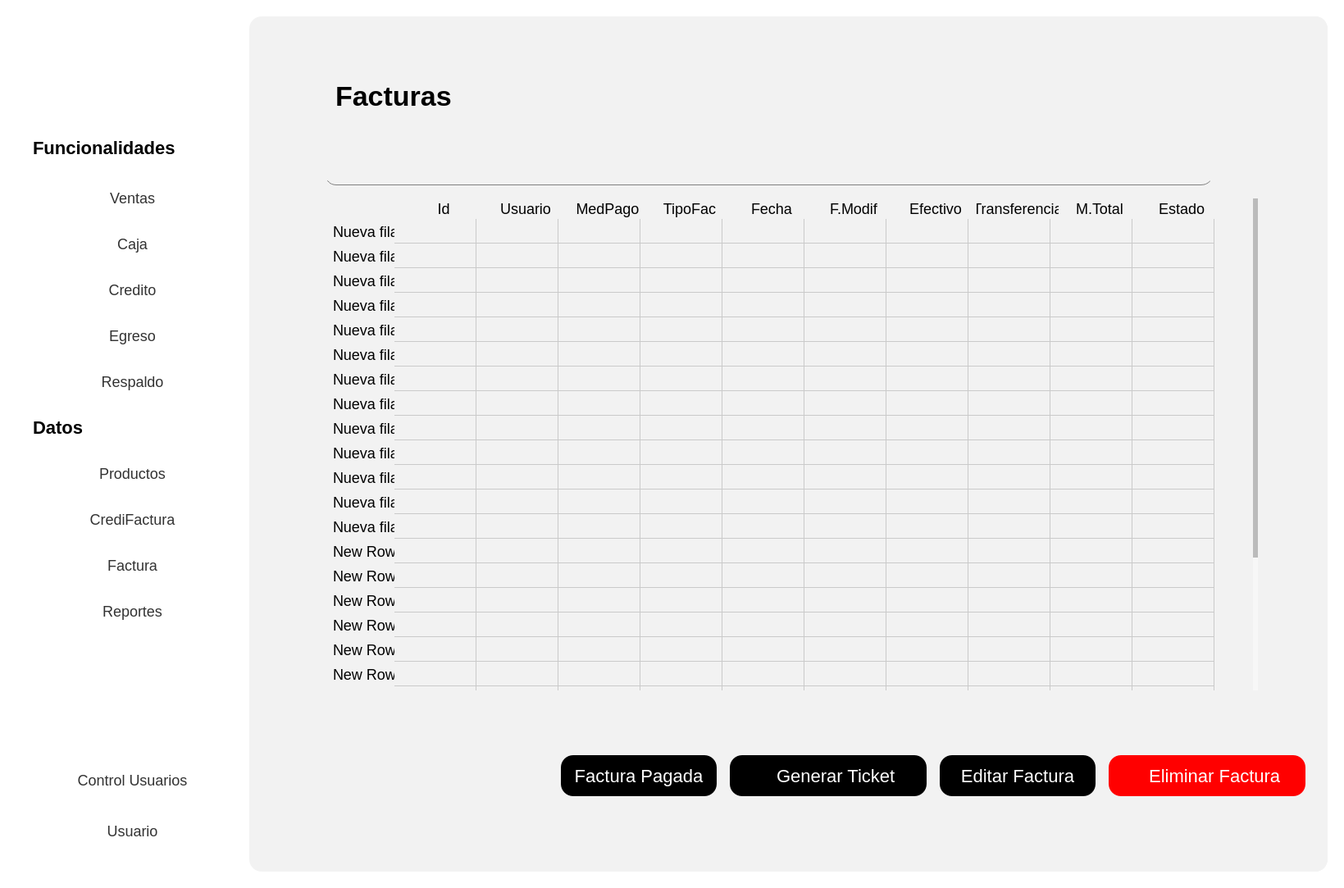
<?xml version="1.0" encoding="UTF-8"?>
<ui version="4.0">
 <class>Form</class>
 <widget class="QWidget" name="Form">
  <property name="geometry">
   <rect>
    <x>0</x>
    <y>0</y>
    <width>1639</width>
    <height>1083</height>
   </rect>
  </property>
  <property name="sizePolicy">
   <sizepolicy hsizetype="Preferred" vsizetype="Fixed">
    <horstretch>0</horstretch>
    <verstretch>0</verstretch>
   </sizepolicy>
  </property>
  <property name="windowTitle">
   <string>Form</string>
  </property>
  <property name="styleSheet">
   <string notr="true">background-color: rgb(255, 255, 255);
</string>
  </property>
  <layout class="QGridLayout" name="gridLayout_2">
   <item row="0" column="0">
    <widget class="QWidget" name="Contenedor" native="true">
     <property name="styleSheet">
      <string notr="true">
QPushButton {
    background-color: black; /* Fondo blanco */
    border: none; /* Sin borde ni decoración inicial */
    color:  white; /* Color del texto */
    border-radius: 15px; /* Bordes circulares */
    padding: 5px 10px; /* Espaciado interno para mejor apariencia */
	height: 40px; /* Altura del botón */
    text-align: center; /* Alinea el texto del botón a la izquierda */
    font-size: 18px; /* Tamaño de fuente */
	margin-top:20px;
}

QPushButton:hover {
    background-color: rgb(106, 106, 106); /* Gris claro al pasar el mouse */
    cursor: pointer; /* Cursor de mano al pasar sobre el botón */
}

QToolButton {
    background-color: white; /* Fondo blanco */
    border: none; /* Sin borde ni decoración inicial */
    color:  rgb(50, 50, 50); /* Color del texto */
    border-radius: 15px; /* Bordes circulares */
    padding: 5px 10px; /* Espaciado interno para mejor apariencia */
	height: 40px; /* Altura del botón */
    text-align: left; /* Alinea el texto del botón a la izquierda */
    font-size: 18px; /* Tamaño de fuente */
    cursor: pointer;
}

QToolButton:hover {
    background-color: #f2f2f2; /* Gris claro al pasar el mouse */
    cursor: pointer;
}
QLineEdit {
    background-color: rgb(255, 255, 255); /* Fondo blanco */
    border: none; /* Sin bordes visibles */
    padding: 4px; /* Espaciado interno entre el texto y los bordes */
    margin-right: 5px; /* Espaciado externo solo a la derecha */
    border-radius: 10px; /* Bordes redondeados */
    color: black; /* Texto negro */
    text-align: left; /* Texto alineado a la izquierda */
    font-size: 18px; /* Tamaño del texto */
}

/* Cuando el QLineEdit está enfocado (se está escribiendo) */
QLineEdit:focus {
    background-color: rgb(230, 230, 250); /* Color de fondo cuando el campo está activo */
    border: 1px solid rgb(0, 0, 0); /* Borde negro al estar activo */
}

QLabel {
    font-size: 20px; /* Tamaño de fuente */
    color:  black; /* Color del texto */
    margin-right: 10px; /* Espaciado a la derecha */
    padding: 5px; /* Espaciado interno */
    text-align: left; /* Alineación del texto a la izquierda */
}
QTableWidget {
    border: none;
    background-color: #ffffff; /* Fondo blanco para la tabla */
    box-shadow: 0 4px 8px rgba(0, 0, 0, 0.1); /* Sombra suave alrededor de la tabla */
}

QTableWidget::item {
    background-color: #f2f2f2; 
    border: none; 
    transition: background-color 0.3s ease; /* Suavizado de transición de color de fondo */
    pointer-events: none; /* Desactiva la interacción con las celdas (como editar) */
}

QTableWidget::item:selected {
    background-color: #aad4ff; /* Color azul claro para celdas seleccionadas */
    color: black; /* Texto negro para celdas seleccionadas */
}

QTableWidget::item:hover {
    background-color: #e6e6e6; /* Color de fondo al pasar el cursor sobre las celdas */
}

QHeaderView::section {
    border: none; 
    background-color: #f2f2f2; 
    font-weight: normal; /* No negritas */
    text-align: center; /* Centrado del texto en los encabezados */
    box-shadow: 0 2px 4px rgba(0, 0, 0, 0.1); /* Sombra suave para los encabezados */
}

QHeaderView::section:focus {
    background-color: #f2f2f2; /* Sin color de fondo cuando está en foco */
    border: none; /* Sin borde cuando está en foco */
}

QTableWidget::item:focus {
    border: none; /* Sin borde cuando las celdas tienen el foco */
    background-color: #f2f2f2; /* Mantener el fondo sin color azul */
}

QTableCornerButton::section {
    background-color: #f2f2f2; 
    border: none; 
}

QTableWidget::verticalHeader {
    background-color: #f2f2f2;
    border: none;
    font-weight: normal; /* No negritas */
}

QTableWidget::item:hover {
    background-color: #e6e6e6; /* Color de fondo al pasar el cursor sobre las celdas */
}

/* Personalización de la barra de desplazamiento */
QScrollBar:vertical {
    border: none;
    background: #f7f7f7; /* Fondo de la barra */
    width: 8px; /* Barra más delgada */
    border-radius: 4px; /* Bordes más redondeados */
}

QScrollBar::handle:vertical {
    background: #bbb; /* Fondo del control deslizante */
    min-height: 20px; /* Control deslizante más delgado */
    border-radius: 4px; /* Bordes redondeados */
    transition: background-color 0.3s ease; /* Transición suave para el cambio de color */
}

QScrollBar::handle:vertical:hover {
    background: #888; /* Color más oscuro cuando el control deslizante está siendo desplazado */
}

QScrollBar::add-line:vertical, QScrollBar::sub-line:vertical {
    border: none;
    background: #f2f2f2; /* Fondo para los botones de la barra */
    height: 0px; /* Sin altura para los botones */
}

QScrollBar:horizontal {
    border: none;
    background: #f7f7f7; /* Fondo de la barra */
    height: 8px; /* Barra más delgada */
    border-radius: 4px; /* Bordes más redondeados */
}

QScrollBar::handle:horizontal {
    background: #bbb; /* Fondo del control deslizante */
    min-width: 20px; /* Control deslizante más delgado */
    border-radius: 4px; /* Bordes redondeados */
    transition: background-color 0.3s ease; /* Transición suave para el cambio de color */
}

QScrollBar::handle:horizontal:hover {
    background: #888; /* Color más oscuro cuando el control deslizante está siendo desplazado */
}

QScrollBar::add-line:horizontal, QScrollBar::sub-line:horizontal {
    border: none;
    background: #f2f2f2; /* Fondo para los botones de la barra */
    width: 0px; /* Sin ancho para los botones */
}


</string>
     </property>
     <layout class="QHBoxLayout" name="horizontalLayout_2">
      <item>
       <widget class="QWidget" name="Navbar" native="true">
        <property name="sizePolicy">
         <sizepolicy hsizetype="Fixed" vsizetype="Preferred">
          <horstretch>0</horstretch>
          <verstretch>0</verstretch>
         </sizepolicy>
        </property>
        <property name="minimumSize">
         <size>
          <width>250</width>
          <height>0</height>
         </size>
        </property>
        <property name="styleSheet">
         <string notr="true">#navbar {
    background-color: white; /* Fondo blanco */
    border-right: 1px solid black; /* Borde negro en el lado derecho */
}
</string>
        </property>
        <layout class="QVBoxLayout" name="verticalLayout">
         <item>
          <widget class="QLabel" name="LabelImgNavbar">
           <property name="enabled">
            <bool>true</bool>
           </property>
           <property name="sizePolicy">
            <sizepolicy hsizetype="Fixed" vsizetype="Fixed">
             <horstretch>50</horstretch>
             <verstretch>50</verstretch>
            </sizepolicy>
           </property>
           <property name="minimumSize">
            <size>
             <width>100</width>
             <height>50</height>
            </size>
           </property>
           <property name="maximumSize">
            <size>
             <width>260</width>
             <height>70</height>
            </size>
           </property>
           <property name="styleSheet">
            <string notr="true">#LabelImg {
    background-position: center;
    background-repeat: no-repeat;
    background-size: 100% 100%; /* Ajusta la imagen para que ocupe todo el área del label */
    height: 200px; /* Ajusta la altura del QLabel */
    width: 300px; /* Ajusta el ancho del QLabel */
}
</string>
           </property>
           <property name="text">
            <string/>
           </property>
           <property name="pixmap">
            <pixmap>../../assets/Letras-sinfondo.png</pixmap>
           </property>
           <property name="scaledContents">
            <bool>true</bool>
           </property>
          </widget>
         </item>
         <item>
          <spacer name="verticalSpacer_2">
           <property name="orientation">
            <enum>Qt::Vertical</enum>
           </property>
           <property name="sizeType">
            <enum>QSizePolicy::Fixed</enum>
           </property>
           <property name="sizeHint" stdset="0">
            <size>
             <width>20</width>
             <height>30</height>
            </size>
           </property>
          </spacer>
         </item>
         <item>
          <widget class="QLabel" name="LabelFuncionalidades">
           <property name="sizePolicy">
            <sizepolicy hsizetype="Fixed" vsizetype="Fixed">
             <horstretch>0</horstretch>
             <verstretch>0</verstretch>
            </sizepolicy>
           </property>
           <property name="minimumSize">
            <size>
             <width>250</width>
             <height>30</height>
            </size>
           </property>
           <property name="maximumSize">
            <size>
             <width>300</width>
             <height>50</height>
            </size>
           </property>
           <property name="styleSheet">
            <string notr="true">#LabelFuncionalidades {
    font-weight: bold; /* Negrita */
    font-size: 22px; /* Tamaño de fuente */
}
</string>
           </property>
           <property name="text">
            <string>Funcionalidades</string>
           </property>
          </widget>
         </item>
         <item>
          <widget class="QToolButton" name="BtnVentas">
           <property name="sizePolicy">
            <sizepolicy hsizetype="Preferred" vsizetype="Fixed">
             <horstretch>0</horstretch>
             <verstretch>0</verstretch>
            </sizepolicy>
           </property>
           <property name="minimumSize">
            <size>
             <width>0</width>
             <height>0</height>
            </size>
           </property>
           <property name="maximumSize">
            <size>
             <width>16777215</width>
             <height>40</height>
            </size>
           </property>
           <property name="cursor">
            <cursorShape>PointingHandCursor</cursorShape>
           </property>
           <property name="toolTip">
            <string>&lt;html&gt;&lt;head/&gt;&lt;body&gt;&lt;p align=&quot;center&quot;&gt;&lt;br/&gt;&lt;/p&gt;&lt;/body&gt;&lt;/html&gt;</string>
           </property>
           <property name="styleSheet">
            <string notr="true">
    padding-left: 10px; /* Distancia entre icono y borde izquierdo */
    text-align: right; /* Texto más hacia la derecha */

</string>
           </property>
           <property name="text">
            <string>   Ventas</string>
           </property>
           <property name="icon">
            <iconset>
             <normaloff>../../assets/iconos/ventas.png</normaloff>../../assets/iconos/ventas.png</iconset>
           </property>
           <property name="iconSize">
            <size>
             <width>30</width>
             <height>30</height>
            </size>
           </property>
           <property name="toolButtonStyle">
            <enum>Qt::ToolButtonTextBesideIcon</enum>
           </property>
           <property name="autoRaise">
            <bool>false</bool>
           </property>
          </widget>
         </item>
         <item>
          <widget class="QToolButton" name="BtnCaja">
           <property name="sizePolicy">
            <sizepolicy hsizetype="Preferred" vsizetype="Fixed">
             <horstretch>0</horstretch>
             <verstretch>0</verstretch>
            </sizepolicy>
           </property>
           <property name="maximumSize">
            <size>
             <width>16777215</width>
             <height>40</height>
            </size>
           </property>
           <property name="cursor">
            <cursorShape>PointingHandCursor</cursorShape>
           </property>
           <property name="styleSheet">
            <string notr="true"/>
           </property>
           <property name="text">
            <string>   Caja</string>
           </property>
           <property name="icon">
            <iconset>
             <normaloff>../../assets/iconos/Caja.png</normaloff>../../assets/iconos/Caja.png</iconset>
           </property>
           <property name="iconSize">
            <size>
             <width>30</width>
             <height>30</height>
            </size>
           </property>
           <property name="toolButtonStyle">
            <enum>Qt::ToolButtonTextBesideIcon</enum>
           </property>
          </widget>
         </item>
         <item>
          <widget class="QToolButton" name="BtnCredito">
           <property name="sizePolicy">
            <sizepolicy hsizetype="Preferred" vsizetype="Fixed">
             <horstretch>0</horstretch>
             <verstretch>0</verstretch>
            </sizepolicy>
           </property>
           <property name="maximumSize">
            <size>
             <width>16777215</width>
             <height>40</height>
            </size>
           </property>
           <property name="cursor">
            <cursorShape>PointingHandCursor</cursorShape>
           </property>
           <property name="text">
            <string>   Credito</string>
           </property>
           <property name="icon">
            <iconset>
             <normaloff>../../assets/iconos/Credito.png</normaloff>../../assets/iconos/Credito.png</iconset>
           </property>
           <property name="iconSize">
            <size>
             <width>30</width>
             <height>30</height>
            </size>
           </property>
           <property name="toolButtonStyle">
            <enum>Qt::ToolButtonTextBesideIcon</enum>
           </property>
          </widget>
         </item>
         <item>
          <widget class="QToolButton" name="BtnEgreso">
           <property name="sizePolicy">
            <sizepolicy hsizetype="Preferred" vsizetype="Fixed">
             <horstretch>0</horstretch>
             <verstretch>0</verstretch>
            </sizepolicy>
           </property>
           <property name="maximumSize">
            <size>
             <width>16777215</width>
             <height>40</height>
            </size>
           </property>
           <property name="cursor">
            <cursorShape>PointingHandCursor</cursorShape>
           </property>
           <property name="text">
            <string>   Egreso</string>
           </property>
           <property name="icon">
            <iconset>
             <normaloff>../../assets/iconos/Egreso.png</normaloff>../../assets/iconos/Egreso.png</iconset>
           </property>
           <property name="iconSize">
            <size>
             <width>30</width>
             <height>30</height>
            </size>
           </property>
           <property name="toolButtonStyle">
            <enum>Qt::ToolButtonTextBesideIcon</enum>
           </property>
          </widget>
         </item>
         <item>
          <widget class="QToolButton" name="BtnRespaldo">
           <property name="sizePolicy">
            <sizepolicy hsizetype="Preferred" vsizetype="Fixed">
             <horstretch>0</horstretch>
             <verstretch>0</verstretch>
            </sizepolicy>
           </property>
           <property name="maximumSize">
            <size>
             <width>16777215</width>
             <height>40</height>
            </size>
           </property>
           <property name="cursor">
            <cursorShape>PointingHandCursor</cursorShape>
           </property>
           <property name="text">
            <string>   Respaldo</string>
           </property>
           <property name="icon">
            <iconset>
             <normaloff>../../assets/iconos/Respaldo.png</normaloff>../../assets/iconos/Respaldo.png</iconset>
           </property>
           <property name="iconSize">
            <size>
             <width>30</width>
             <height>30</height>
            </size>
           </property>
           <property name="toolButtonStyle">
            <enum>Qt::ToolButtonTextBesideIcon</enum>
           </property>
          </widget>
         </item>
         <item>
          <widget class="QLabel" name="LabelDatos">
           <property name="sizePolicy">
            <sizepolicy hsizetype="Fixed" vsizetype="Fixed">
             <horstretch>0</horstretch>
             <verstretch>0</verstretch>
            </sizepolicy>
           </property>
           <property name="minimumSize">
            <size>
             <width>250</width>
             <height>40</height>
            </size>
           </property>
           <property name="maximumSize">
            <size>
             <width>250</width>
             <height>40</height>
            </size>
           </property>
           <property name="styleSheet">
            <string notr="true">#LabelDatos {
    font-weight: bold; /* Negrita */
    font-size: 22px; /* Tamaño de fuente */
}
</string>
           </property>
           <property name="text">
            <string>Datos</string>
           </property>
          </widget>
         </item>
         <item>
          <widget class="QToolButton" name="BtnProductos">
           <property name="sizePolicy">
            <sizepolicy hsizetype="Preferred" vsizetype="Fixed">
             <horstretch>0</horstretch>
             <verstretch>0</verstretch>
            </sizepolicy>
           </property>
           <property name="maximumSize">
            <size>
             <width>16777215</width>
             <height>40</height>
            </size>
           </property>
           <property name="cursor">
            <cursorShape>PointingHandCursor</cursorShape>
           </property>
           <property name="text">
            <string>   Productos</string>
           </property>
           <property name="icon">
            <iconset>
             <normaloff>../../assets/iconos/Productos.png</normaloff>../../assets/iconos/Productos.png</iconset>
           </property>
           <property name="iconSize">
            <size>
             <width>30</width>
             <height>30</height>
            </size>
           </property>
           <property name="toolButtonStyle">
            <enum>Qt::ToolButtonTextBesideIcon</enum>
           </property>
          </widget>
         </item>
         <item>
          <widget class="QToolButton" name="BtnCrediFactura">
           <property name="sizePolicy">
            <sizepolicy hsizetype="Preferred" vsizetype="Fixed">
             <horstretch>0</horstretch>
             <verstretch>0</verstretch>
            </sizepolicy>
           </property>
           <property name="maximumSize">
            <size>
             <width>16777215</width>
             <height>40</height>
            </size>
           </property>
           <property name="cursor">
            <cursorShape>PointingHandCursor</cursorShape>
           </property>
           <property name="text">
            <string>   CrediFactura</string>
           </property>
           <property name="icon">
            <iconset>
             <normaloff>../../assets/iconos/CrediFactura.png</normaloff>../../assets/iconos/CrediFactura.png</iconset>
           </property>
           <property name="iconSize">
            <size>
             <width>30</width>
             <height>30</height>
            </size>
           </property>
           <property name="toolButtonStyle">
            <enum>Qt::ToolButtonTextBesideIcon</enum>
           </property>
          </widget>
         </item>
         <item>
          <widget class="QToolButton" name="BtnFacturas">
           <property name="sizePolicy">
            <sizepolicy hsizetype="Preferred" vsizetype="Fixed">
             <horstretch>0</horstretch>
             <verstretch>0</verstretch>
            </sizepolicy>
           </property>
           <property name="maximumSize">
            <size>
             <width>16777215</width>
             <height>40</height>
            </size>
           </property>
           <property name="cursor">
            <cursorShape>PointingHandCursor</cursorShape>
           </property>
           <property name="text">
            <string>   Factura</string>
           </property>
           <property name="icon">
            <iconset>
             <normaloff>../../assets/iconos/Facturas.png</normaloff>../../assets/iconos/Facturas.png</iconset>
           </property>
           <property name="iconSize">
            <size>
             <width>30</width>
             <height>30</height>
            </size>
           </property>
           <property name="toolButtonStyle">
            <enum>Qt::ToolButtonTextBesideIcon</enum>
           </property>
          </widget>
         </item>
         <item>
          <widget class="QToolButton" name="BtnReportes">
           <property name="sizePolicy">
            <sizepolicy hsizetype="Preferred" vsizetype="Fixed">
             <horstretch>0</horstretch>
             <verstretch>0</verstretch>
            </sizepolicy>
           </property>
           <property name="maximumSize">
            <size>
             <width>16777215</width>
             <height>40</height>
            </size>
           </property>
           <property name="cursor">
            <cursorShape>PointingHandCursor</cursorShape>
           </property>
           <property name="text">
            <string>   Reportes</string>
           </property>
           <property name="icon">
            <iconset>
             <normaloff>../../assets/iconos/Reportes.png</normaloff>../../assets/iconos/Reportes.png</iconset>
           </property>
           <property name="iconSize">
            <size>
             <width>30</width>
             <height>30</height>
            </size>
           </property>
           <property name="toolButtonStyle">
            <enum>Qt::ToolButtonTextBesideIcon</enum>
           </property>
          </widget>
         </item>
         <item>
          <spacer name="verticalSpacer">
           <property name="orientation">
            <enum>Qt::Vertical</enum>
           </property>
           <property name="sizeType">
            <enum>QSizePolicy::Fixed</enum>
           </property>
           <property name="sizeHint" stdset="0">
            <size>
             <width>20</width>
             <height>150</height>
            </size>
           </property>
          </spacer>
         </item>
         <item>
          <widget class="QToolButton" name="BtnControlUsuario">
           <property name="sizePolicy">
            <sizepolicy hsizetype="Preferred" vsizetype="Fixed">
             <horstretch>0</horstretch>
             <verstretch>0</verstretch>
            </sizepolicy>
           </property>
           <property name="maximumSize">
            <size>
             <width>16777215</width>
             <height>40</height>
            </size>
           </property>
           <property name="styleSheet">
            <string notr="true"/>
           </property>
           <property name="text">
            <string>   Control Usuarios</string>
           </property>
           <property name="icon">
            <iconset>
             <normaloff>../../assets/iconos/Usuarios.png</normaloff>../../assets/iconos/Usuarios.png</iconset>
           </property>
           <property name="iconSize">
            <size>
             <width>30</width>
             <height>30</height>
            </size>
           </property>
           <property name="toolButtonStyle">
            <enum>Qt::ToolButtonTextBesideIcon</enum>
           </property>
          </widget>
         </item>
         <item>
          <widget class="QToolButton" name="BtnUsuario">
           <property name="sizePolicy">
            <sizepolicy hsizetype="Preferred" vsizetype="Fixed">
             <horstretch>0</horstretch>
             <verstretch>0</verstretch>
            </sizepolicy>
           </property>
           <property name="maximumSize">
            <size>
             <width>16777215</width>
             <height>16777215</height>
            </size>
           </property>
           <property name="styleSheet">
            <string notr="true">background-color: rgb(255, 255, 255);
</string>
           </property>
           <property name="text">
            <string>   Usuario</string>
           </property>
           <property name="icon">
            <iconset>
             <normaloff>../../assets/iconos/perfil.png</normaloff>../../assets/iconos/perfil.png</iconset>
           </property>
           <property name="iconSize">
            <size>
             <width>60</width>
             <height>60</height>
            </size>
           </property>
           <property name="toolButtonStyle">
            <enum>Qt::ToolButtonTextBesideIcon</enum>
           </property>
          </widget>
         </item>
        </layout>
       </widget>
      </item>
      <item>
       <widget class="QStackedWidget" name="Contenido">
        <property name="styleSheet">
         <string notr="true">margin-left:10px;
border-radius:15px;
background-color: #f2f2f2; 
</string>
        </property>
        <widget class="QWidget" name="ContenidoPage1" native="true">
         <layout class="QVBoxLayout" name="verticalLayout_2">
          <item>
           <widget class="QWidget" name="widget" native="true">
            <property name="styleSheet">
             <string notr="true"/>
            </property>
            <layout class="QVBoxLayout" name="verticalLayout_3">
             <item alignment="Qt::AlignHCenter">
              <widget class="QFrame" name="frame_2">
               <property name="sizePolicy">
                <sizepolicy hsizetype="Preferred" vsizetype="Preferred">
                 <horstretch>0</horstretch>
                 <verstretch>0</verstretch>
                </sizepolicy>
               </property>
               <property name="minimumSize">
                <size>
                 <width>1200</width>
                 <height>50</height>
                </size>
               </property>
               <property name="styleSheet">
                <string notr="true"/>
               </property>
               <layout class="QGridLayout" name="gridLayout_3">
                <item row="0" column="0">
                 <widget class="QLabel" name="LabelProductos">
                  <property name="styleSheet">
                   <string notr="true">#LabelProductos {
    font-weight: bold; /* Negrita */
    font-size: 34px; /* Tamaño de fuente */
}
</string>
                  </property>
                  <property name="text">
                   <string>Facturas</string>
                  </property>
                 </widget>
                </item>
                <item row="1" column="0">
                 <widget class="QLineEdit" name="InputBuscador">
                  <property name="sizePolicy">
                   <sizepolicy hsizetype="Fixed" vsizetype="Fixed">
                    <horstretch>0</horstretch>
                    <verstretch>0</verstretch>
                   </sizepolicy>
                  </property>
                  <property name="minimumSize">
                   <size>
                    <width>1100</width>
                    <height>0</height>
                   </size>
                  </property>
                  <property name="styleSheet">
                   <string notr="true">QLineEdit {
    border: none;
    border-bottom: 0.5px solid gray;
}

QLineEdit:focus {
    border: none;
    border-bottom: 1.5px solid black; /* Cambia el color y grosor según desees */
}
</string>
                  </property>
                  <property name="text">
                   <string/>
                  </property>
                 </widget>
                </item>
                <item row="1" column="1">
                 <widget class="QLabel" name="label_11">
                  <property name="sizePolicy">
                   <sizepolicy hsizetype="Fixed" vsizetype="Fixed">
                    <horstretch>0</horstretch>
                    <verstretch>0</verstretch>
                   </sizepolicy>
                  </property>
                  <property name="maximumSize">
                   <size>
                    <width>50</width>
                    <height>35</height>
                   </size>
                  </property>
                  <property name="text">
                   <string/>
                  </property>
                  <property name="pixmap">
                   <pixmap>../../assets/iconos/buscar.png</pixmap>
                  </property>
                  <property name="scaledContents">
                   <bool>true</bool>
                  </property>
                 </widget>
                </item>
               </layout>
              </widget>
             </item>
             <item alignment="Qt::AlignHCenter|Qt::AlignVCenter">
              <widget class="QTableWidget" name="TablaFacturas">
               <property name="sizePolicy">
                <sizepolicy hsizetype="Fixed" vsizetype="Fixed">
                 <horstretch>0</horstretch>
                 <verstretch>0</verstretch>
                </sizepolicy>
               </property>
               <property name="minimumSize">
                <size>
                 <width>1150</width>
                 <height>600</height>
                </size>
               </property>
               <property name="font">
                <font>
                 <family>MS Shell Dlg 2</family>
                 <pointsize>11</pointsize>
                 <weight>75</weight>
                 <bold>true</bold>
                </font>
               </property>
               <property name="styleSheet">
                <string notr="true">
QTableWidget {
    border: none;
    box-shadow: 0 4px 8px rgba(0, 0, 0, 0.1); /* Sombra suave alrededor de la tabla */
}

QTableWidget::item {
    background-color: #f2f2f2; 
    border: none; 
    font-size: 18px; /* Tamaño de letra */
    transition: background-color 0.3s ease; /* Suavizado de transición de color de fondo */
    pointer-events: none; /* Desactiva la interacción con las celdas (como editar) */
}

QTableWidget::item:selected {
    background-color: #aad4ff; /* Color azul claro para celdas seleccionadas */
    color: black; /* Texto negro para celdas seleccionadas */
}

QTableWidget::item:hover {
    background-color: #e6e6e6; /* Color de fondo al pasar el cursor sobre las celdas */
}

QHeaderView::section {
    border: none; 
    background-color: #f2f2f2; 
    font-size: 18px; /* Tamaño de letra */
    font-weight: normal; /* No negritas */
    text-align: center; /* Centrado del texto en los encabezados */
    box-shadow: 0 2px 4px rgba(0, 0, 0, 0.1); /* Sombra suave para los encabezados */
}

QHeaderView::section:focus {
    background-color: #f2f2f2; /* Sin color de fondo cuando está en foco */
    border: none; /* Sin borde cuando está en foco */
}

QTableWidget::item:focus {
    border: none; /* Sin borde cuando las celdas tienen el foco */
    background-color: #f2f2f2; /* Mantener el fondo sin color azul */
}

QTableCornerButton::section {
    background-color: #f2f2f2; 
    border: none; 
}

QTableWidget::verticalHeader {
    background-color: #f2f2f2;
    font-size: 23px;
    border: none;
    font-weight: normal; /* No negritas */
}

QTableWidget::item:hover {
    background-color: #e6e6e6; /* Color de fondo al pasar el cursor sobre las celdas */
}
/* Personalización de la barra de desplazamiento */
QScrollBar:vertical {
    border: none;
    background: #f7f7f7; /* Fondo de la barra */
    width: 8px; /* Barra más delgada */
    border-radius: 4px; /* Bordes más redondeados */
    margin: 0px 2px 0px 0px; /* Un pequeño margen para el desplazamiento */
}

QScrollBar::handle:vertical {
    background: #bbb; /* Fondo del control deslizante */
    min-height: 20px; /* Control deslizante más delgado */
    border-radius: 4px; /* Bordes redondeados */
    transition: background-color 0.3s ease; /* Transición suave para el cambio de color */
}

QScrollBar::handle:vertical:hover {
    background: #888; /* Color más oscuro cuando el control deslizante está siendo desplazado */
}

QScrollBar::add-line:vertical, QScrollBar::sub-line:vertical {
    border: none;
    background: #f2f2f2; /* Fondo para los botones de la barra */
    height: 0px; /* Sin altura para los botones */
}

QScrollBar:horizontal {
    border: none;
    background: #f7f7f7; /* Fondo de la barra */
    height: 8px; /* Barra más delgada */
    border-radius: 4px; /* Bordes más redondeados */
    margin: 0px 0px 2px 0px; /* Un pequeño margen para el desplazamiento */
}

QScrollBar::handle:horizontal {
    background: #bbb; /* Fondo del control deslizante */
    min-width: 20px; /* Control deslizante más delgado */
    border-radius: 4px; /* Bordes redondeados */
    transition: background-color 0.3s ease; /* Transición suave para el cambio de color */
}

QScrollBar::handle:horizontal:hover {
    background: #888; /* Color más oscuro cuando el control deslizante está siendo desplazado */
}
</string>
               </property>
               <row>
                <property name="text">
                 <string>Nueva fila</string>
                </property>
               </row>
               <row>
                <property name="text">
                 <string>Nueva fila</string>
                </property>
               </row>
               <row>
                <property name="text">
                 <string>Nueva fila</string>
                </property>
               </row>
               <row>
                <property name="text">
                 <string>Nueva fila</string>
                </property>
               </row>
               <row>
                <property name="text">
                 <string>Nueva fila</string>
                </property>
               </row>
               <row>
                <property name="text">
                 <string>Nueva fila</string>
                </property>
               </row>
               <row>
                <property name="text">
                 <string>Nueva fila</string>
                </property>
               </row>
               <row>
                <property name="text">
                 <string>Nueva fila</string>
                </property>
               </row>
               <row>
                <property name="text">
                 <string>Nueva fila</string>
                </property>
               </row>
               <row>
                <property name="text">
                 <string>Nueva fila</string>
                </property>
               </row>
               <row>
                <property name="text">
                 <string>Nueva fila</string>
                </property>
               </row>
               <row>
                <property name="text">
                 <string>Nueva fila</string>
                </property>
               </row>
               <row>
                <property name="text">
                 <string>Nueva fila</string>
                </property>
               </row>
               <row>
                <property name="text">
                 <string>New Row</string>
                </property>
               </row>
               <row>
                <property name="text">
                 <string>New Row</string>
                </property>
               </row>
               <row>
                <property name="text">
                 <string>New Row</string>
                </property>
               </row>
               <row>
                <property name="text">
                 <string>New Row</string>
                </property>
               </row>
               <row>
                <property name="text">
                 <string>New Row</string>
                </property>
               </row>
               <row>
                <property name="text">
                 <string>New Row</string>
                </property>
               </row>
               <row>
                <property name="text">
                 <string>New Row</string>
                </property>
               </row>
               <row>
                <property name="text">
                 <string>New Row</string>
                </property>
               </row>
               <row>
                <property name="text">
                 <string>New Row</string>
                </property>
               </row>
               <row>
                <property name="text">
                 <string>New Row</string>
                </property>
               </row>
               <row>
                <property name="text">
                 <string>New Row</string>
                </property>
               </row>
               <row>
                <property name="text">
                 <string>New Row</string>
                </property>
               </row>
               <row>
                <property name="text">
                 <string>New Row</string>
                </property>
               </row>
               <column>
                <property name="text">
                 <string>Id</string>
                </property>
                <property name="font">
                 <font>
                  <kerning>false</kerning>
                 </font>
                </property>
                <property name="textAlignment">
                 <set>AlignCenter</set>
                </property>
               </column>
               <column>
                <property name="text">
                 <string>Usuario</string>
                </property>
                <property name="textAlignment">
                 <set>AlignCenter</set>
                </property>
               </column>
               <column>
                <property name="text">
                 <string>MedPago</string>
                </property>
                <property name="textAlignment">
                 <set>AlignCenter</set>
                </property>
               </column>
               <column>
                <property name="text">
                 <string>TipoFac</string>
                </property>
                <property name="textAlignment">
                 <set>AlignCenter</set>
                </property>
               </column>
               <column>
                <property name="text">
                 <string>Fecha</string>
                </property>
                <property name="textAlignment">
                 <set>AlignCenter</set>
                </property>
               </column>
               <column>
                <property name="text">
                 <string>F.Modif</string>
                </property>
                <property name="textAlignment">
                 <set>AlignCenter</set>
                </property>
               </column>
               <column>
                <property name="text">
                 <string>Efectivo</string>
                </property>
                <property name="textAlignment">
                 <set>AlignCenter</set>
                </property>
               </column>
               <column>
                <property name="text">
                 <string>Transferencia</string>
                </property>
                <property name="textAlignment">
                 <set>AlignCenter</set>
                </property>
               </column>
               <column>
                <property name="text">
                 <string>M.Total</string>
                </property>
                <property name="textAlignment">
                 <set>AlignCenter</set>
                </property>
               </column>
               <column>
                <property name="text">
                 <string>Estado</string>
                </property>
                <property name="textAlignment">
                 <set>AlignCenter</set>
                </property>
               </column>
              </widget>
             </item>
             <item alignment="Qt::AlignRight">
              <widget class="QWidget" name="widget_2" native="true">
               <property name="styleSheet">
                <string notr="true"/>
               </property>
               <layout class="QGridLayout" name="gridLayout">
                <item row="0" column="0">
                 <widget class="QToolButton" name="BtnFacturaPagada">
                  <property name="minimumSize">
                   <size>
                    <width>200</width>
                    <height>40</height>
                   </size>
                  </property>
                  <property name="maximumSize">
                   <size>
                    <width>200</width>
                    <height>50</height>
                   </size>
                  </property>
                  <property name="styleSheet">
                   <string notr="true">QToolButton {
    background-color: black; /* Fondo blanco */
    border: none; /* Sin borde ni decoración inicial */
    color:  white;
    border-radius: 15px; /* Bordes circulares */
    padding: 5px 10px; /* Espaciado interno para mejor apariencia */
	height: 40px; /* Altura del botón */
    text-align: left; /* Alinea el texto del botón a la izquierda */
    font-size: 22px; /* Tamaño de fuente */
    cursor: pointer;
}

QToolButton:hover {

    background-color: rgb(106, 106, 106); /* Gris claro al pasar el mouse */
    cursor: pointer;
}</string>
                  </property>
                  <property name="text">
                   <string>Factura Pagada</string>
                  </property>
                 </widget>
                </item>
                <item row="0" column="3">
                 <widget class="QToolButton" name="BtnEditarFactura">
                  <property name="sizePolicy">
                   <sizepolicy hsizetype="Fixed" vsizetype="Fixed">
                    <horstretch>0</horstretch>
                    <verstretch>0</verstretch>
                   </sizepolicy>
                  </property>
                  <property name="minimumSize">
                   <size>
                    <width>200</width>
                    <height>50</height>
                   </size>
                  </property>
                  <property name="maximumSize">
                   <size>
                    <width>200</width>
                    <height>50</height>
                   </size>
                  </property>
                  <property name="styleSheet">
                   <string notr="true">QToolButton {
    background-color: black; /* Fondo blanco */
    border: none; /* Sin borde ni decoración inicial */
    color:  white;
    border-radius: 15px; /* Bordes circulares */
    padding: 5px 10px; /* Espaciado interno para mejor apariencia */
	height: 40px; /* Altura del botón */
    text-align: left; /* Alinea el texto del botón a la izquierda */
    font-size: 22px; /* Tamaño de fuente */
    cursor: pointer;
}

QToolButton:hover {

    background-color: rgb(106, 106, 106); /* Gris claro al pasar el mouse */
    cursor: pointer;
}</string>
                  </property>
                  <property name="text">
                   <string>Editar Factura</string>
                  </property>
                 </widget>
                </item>
                <item row="0" column="4">
                 <widget class="QToolButton" name="BtnEliminarFactura">
                  <property name="sizePolicy">
                   <sizepolicy hsizetype="Fixed" vsizetype="Fixed">
                    <horstretch>0</horstretch>
                    <verstretch>0</verstretch>
                   </sizepolicy>
                  </property>
                  <property name="minimumSize">
                   <size>
                    <width>250</width>
                    <height>50</height>
                   </size>
                  </property>
                  <property name="maximumSize">
                   <size>
                    <width>250</width>
                    <height>50</height>
                   </size>
                  </property>
                  <property name="styleSheet">
                   <string notr="true">QToolButton {
    background-color: red; /* Fondo blanco */
    border: none; /* Sin borde ni decoración inicial */
    color:  white;
    border-radius: 15px; /* Bordes circulares */
    padding: 5px 10px; /* Espaciado interno para mejor apariencia */
	height: 40px; /* Altura del botón */
    text-align: left; /* Alinea el texto del botón a la izquierda */
    font-size: 22px; /* Tamaño de fuente */
    cursor: pointer;
}

QToolButton:hover {

    background-color: rgb(106, 106, 106); /* Gris claro al pasar el mouse */
    cursor: pointer;
}</string>
                  </property>
                  <property name="text">
                   <string>   Eliminar Factura</string>
                  </property>
                  <property name="icon">
                   <iconset>
                    <normaloff>../../assets/iconos/eliminar.png</normaloff>../../assets/iconos/eliminar.png</iconset>
                  </property>
                  <property name="iconSize">
                   <size>
                    <width>30</width>
                    <height>30</height>
                   </size>
                  </property>
                  <property name="toolButtonStyle">
                   <enum>Qt::ToolButtonTextBesideIcon</enum>
                  </property>
                 </widget>
                </item>
                <item row="0" column="2">
                 <widget class="QToolButton" name="BtnGenerarTicket">
                  <property name="minimumSize">
                   <size>
                    <width>250</width>
                    <height>50</height>
                   </size>
                  </property>
                  <property name="maximumSize">
                   <size>
                    <width>250</width>
                    <height>50</height>
                   </size>
                  </property>
                  <property name="styleSheet">
                   <string notr="true">QToolButton {
    background-color: black; /* Fondo blanco */
    border: none; /* Sin borde ni decoración inicial */
    color:  white;
    border-radius: 15px; /* Bordes circulares */
    padding: 5px 10px; /* Espaciado interno para mejor apariencia */
	height: 40px; /* Altura del botón */
    text-align: left; /* Alinea el texto del botón a la izquierda */
    font-size: 22px; /* Tamaño de fuente */
    cursor: pointer;
}

QToolButton:hover {

    background-color: rgb(106, 106, 106); /* Gris claro al pasar el mouse */
    cursor: pointer;
}</string>
                  </property>
                  <property name="text">
                   <string>   Generar Ticket</string>
                  </property>
                  <property name="icon">
                   <iconset>
                    <normaloff>../../assets/iconos/pdf.png</normaloff>../../assets/iconos/pdf.png</iconset>
                  </property>
                  <property name="iconSize">
                   <size>
                    <width>30</width>
                    <height>30</height>
                   </size>
                  </property>
                  <property name="toolButtonStyle">
                   <enum>Qt::ToolButtonTextBesideIcon</enum>
                  </property>
                 </widget>
                </item>
               </layout>
              </widget>
             </item>
            </layout>
           </widget>
          </item>
         </layout>
        </widget>
       </widget>
      </item>
     </layout>
    </widget>
   </item>
  </layout>
 </widget>
 <resources/>
 <connections/>
</ui>
